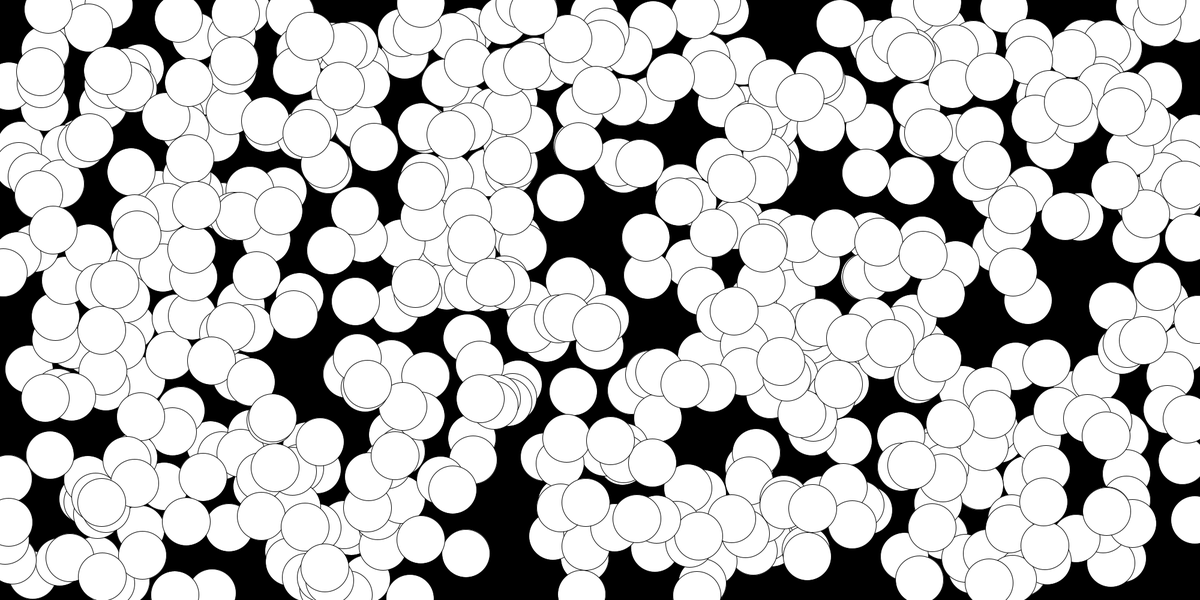
Frame 1 (no input)
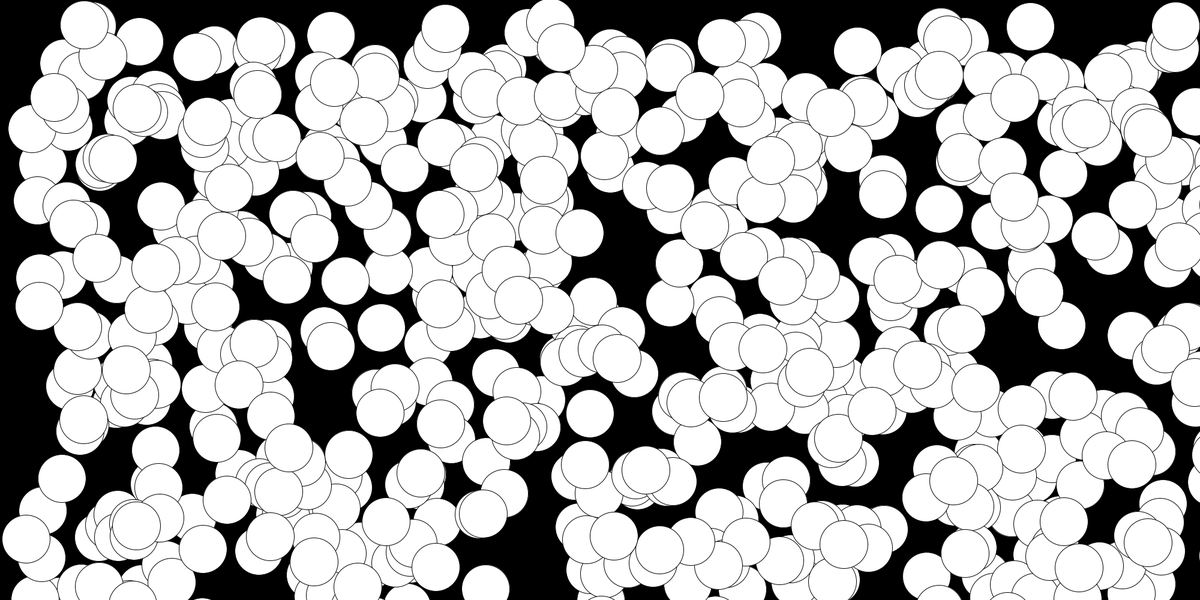
Frame 60 (the mouse pressed at the canvas centre just before this capture)
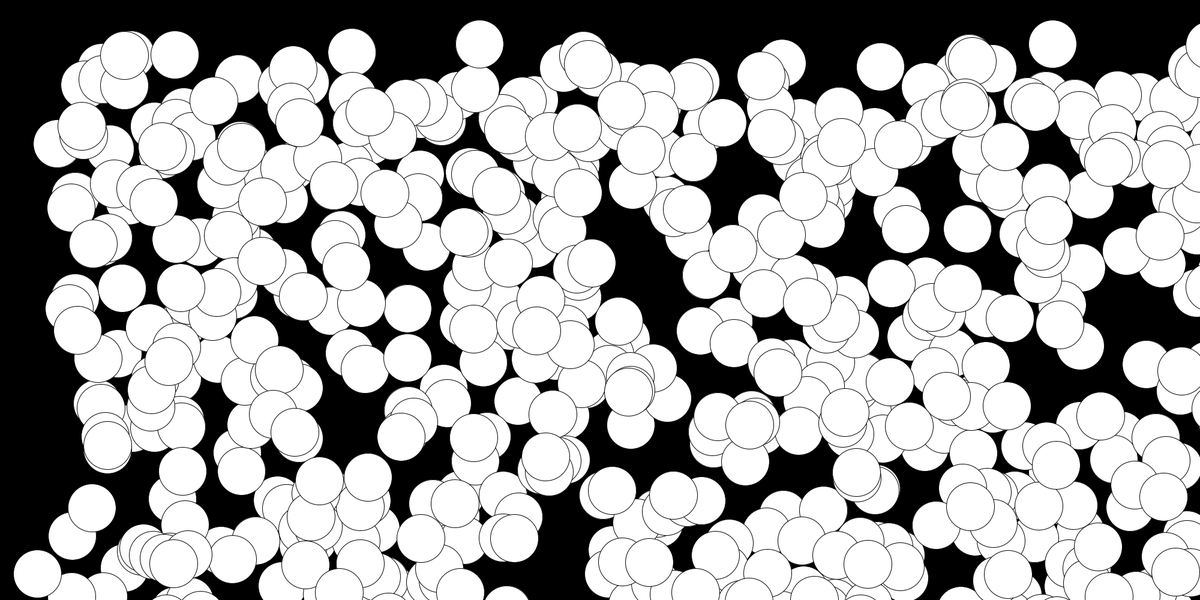
Frame 120 (the mouse held since frame 60 and released just before this capture)

The Processing sketch that drew these frames (run headless with seeded random() and noise(); from frame 60 on, the mouse is pressed at the canvas centre):

// Processing sketch: random_walk
// ── random_walk.pde
walker []walker1=new walker[600];
float x,y;
void setup()
{
  size(2000,1000);
 for(int i=0;i<=walker1.length-1;i++)
 {
   x=random(2000);
   y=random(1000);
  walker1[i]=new walker(x,y,3);
 }
}
void draw()
{
  background(0);
  for(int n=0;n<=walker1.length-1;n++)
 {
  walker1[n].step();
  walker1[n].random_walk();
 }
}
// ── walker.pde
class walker
{
 float x;
 float y;
 int n,speed;
  walker(float x_,float y_,int speed_)
  {
    x=x_;
    y=y_;
    speed=speed_;
  }
  void step()
  {
    n=int(random(8));
    if(n==0) y--;
    if(n==1) y=y+speed;
    if(n==2) x--;
    if(n==3) x=x+speed;
    if(n==4) {x--;y--;}
    if(n==5) {x=x+speed;y--;}
    if(n==6) {x--;y=y+speed;}
    if(n==7) {x=x+speed;y=y+speed;}
  }
  
 void random_walk() 
  {
    
   ellipse(x,y,80,80);
  }
}
